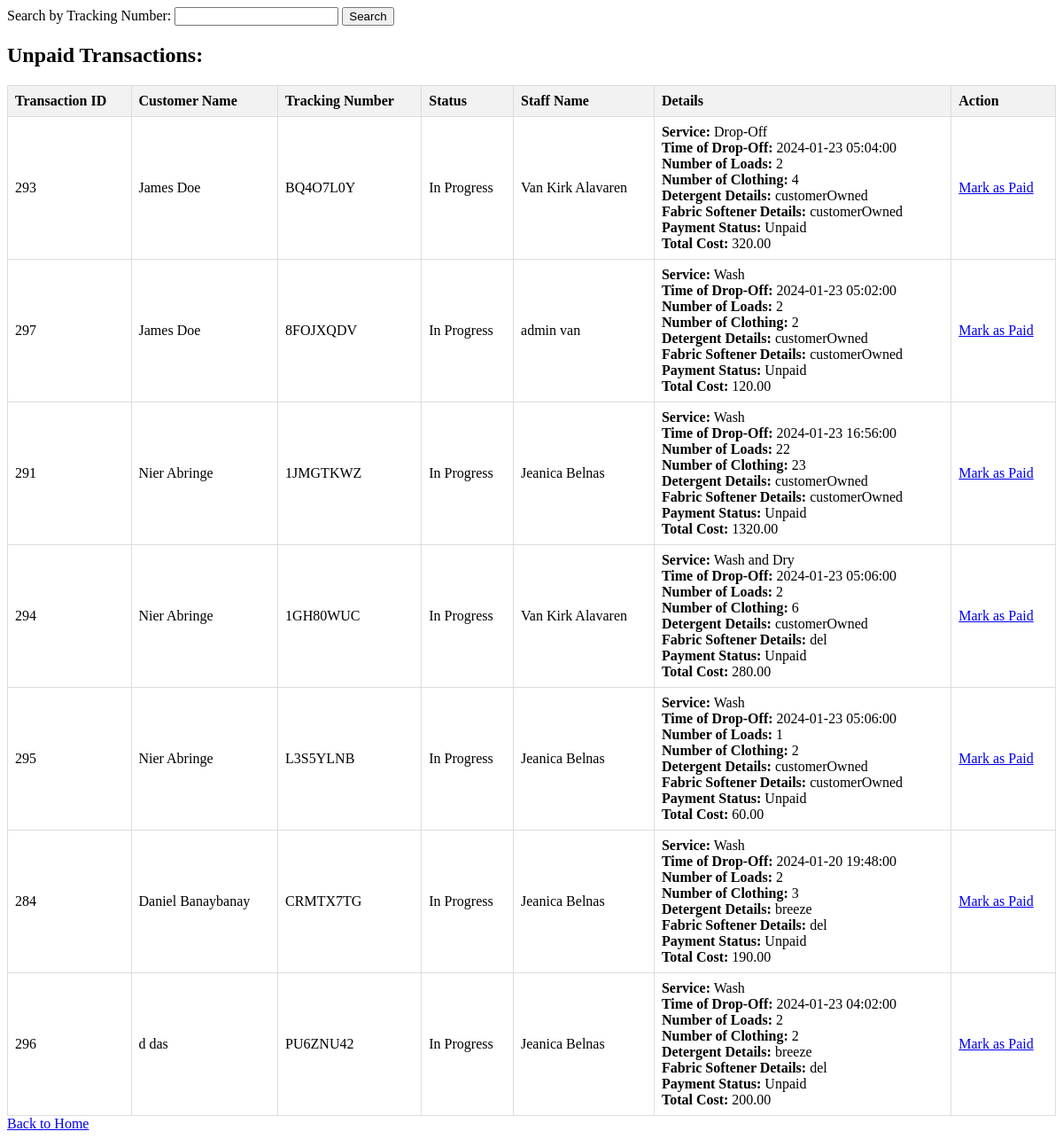
Page /admin_unpaidTransactions.php (signed in) on the committed database.
### tables this page shows
CREATE TABLE `trackings` (
  `trackingID` int(11) NOT NULL,
  `trackingNumber` varchar(50) DEFAULT NULL,
  `transaction_id` int(11) DEFAULT NULL,
  `status` varchar(50) DEFAULT NULL
);

CREATE TABLE `transactions` (
  `transaction_id` int(11) NOT NULL,
  `customer_id` int(11) DEFAULT NULL,
  `staff_id` int(11) NOT NULL,
  `timeOfDropOff` datetime DEFAULT NULL,
  `service_id` int(50) NOT NULL,
  `numberOfLoads` int(11) DEFAULT NULL,
  `numberOfClothing` int(11) DEFAULT NULL,
  `totalCost` decimal(10,2) DEFAULT NULL,
  `paymentStatus` varchar(50) NOT NULL,
  `tenderedAmount` decimal(10,2) NOT NULL,
  `changeAmount` decimal(10,2) NOT NULL,
  `detergent_id` int(11) NOT NULL,
  `numberOfDetergent` int(11) NOT NULL,
  `fabric_softener_id` int(11) NOT NULL,
  `numberOfFabricSoft` int(11) NOT NULL
);

CREATE TABLE `customers` (
  `customer_id` int(11) NOT NULL,
  `firstname` varchar(50) DEFAULT NULL,
  `lastname` varchar(50) DEFAULT NULL,
  `contact_number` varchar(50) DEFAULT NULL,
  `email` varchar(50) DEFAULT NULL,
  `password` varchar(50) DEFAULT NULL
);

CREATE TABLE `staffs` (
  `staff_id` int(11) NOT NULL,
  `firstname` varchar(50) DEFAULT NULL,
  `lastname` varchar(50) DEFAULT NULL,
  `contact_number` varchar(50) DEFAULT NULL,
  `address` varchar(50) NOT NULL,
  `username` varchar(50) DEFAULT NULL,
  `password` varchar(50) DEFAULT NULL
);

CREATE TABLE `services` (
  `service_id` int(50) NOT NULL,
  `serviceName` varchar(50) NOT NULL
);

CREATE TABLE `detergents` (
  `detergent_id` int(11) NOT NULL,
  `owner_id` int(11) NOT NULL,
  `detergent_name` varchar(255) NOT NULL,
  `stock_quantity` int(11) NOT NULL
);

CREATE TABLE `fabric_softeners` (
  `fabric_softener_id` int(11) NOT NULL,
  `owner_id` int(11) NOT NULL,
  `fabric_softener_name` varchar(255) NOT NULL,
  `stock_quantity` int(11) NOT NULL
);

### admin_unpaidTransactions.php (the view, shortened to what this page needs)
<!DOCTYPE html>
<html lang="en">
<head>
</head>
<body>
    <form method="GET" action="unpaid_transactions.php">
        <label for="trackingNumber">Search by Tracking Number:</label>
        <input type="text" id="trackingNumber" name="trackingNumber">
        <input type="submit" value="Search">
    </form>
    <?php
include('dbcon.php');
$query = "SELECT
            trackings.trackingNumber,
            transactions.transaction_id,
            customers.firstname AS customer_firstname,
            customers.lastname AS customer_lastname,
            staffs.firstname AS staff_firstname,
            staffs.lastname AS staff_lastname,
            transactions.timeOfDropOff,
            trackings.status,
            services.serviceName,
            detergents.detergent_name,
               fabric_softeners.fabric_softener_name,
            transactions.numberofLoads,
            transactions.numberofClothing,
            transactions.totalCost,
            transactions.paymentStatus
          FROM trackings
          INNER JOIN transactions ON trackings.transaction_id = transactions.transaction_id
          INNER JOIN customers ON transactions.customer_id = customers.customer_id
          INNER JOIN staffs ON transactions.staff_id = staffs.staff_id
          INNER JOIN services ON transactions.service_id = services.service_id
          JOIN detergents ON transactions.detergent_id = detergents.detergent_id
        JOIN  fabric_softeners ON transactions.fabric_softener_id = fabric_softeners.fabric_softener_id
          WHERE transactions.paymentStatus = 'Unpaid'";
$result = $conn->query($query);
if ($result->num_rows > 0) {
    echo "<h2>Unpaid Transactions:</h2>";
    echo "<table border='1'>";
    echo "<tr>
            <th>Transaction ID</th>
            <th>Customer Name</th>
            <th>Tracking Number</th>
            <th>Status</th>
            <th>Staff Name</th>
            <th>Details</th>
            <th>Action</th>
          </tr>";
    while ($row = $result->fetch_assoc()) {
        echo "<tr>
                <td>{$row['transaction_id']}</td>
                <td>{$row['customer_firstname']} {$row['customer_lastname']}</td>
                <td>{$row['trackingNumber']}</td>
                <td>{$row['status']}</td>
                <td>{$row['staff_firstname']} {$row['staff_lastname']}</td>
                <td>
                    <strong>Service:</strong> {$row['serviceName']}<br>
                    <strong>Time of Drop-Off:</strong> {$row['timeOfDropOff']}<br>
                    <strong>Number of Loads:</strong> {$row['numberofLoads']}<br>
                    <strong>Number of Clothing:</strong> {$row['numberofClothing']}<br>
                    <strong>Detergent Details:</strong> {$row['detergent_name']}<br>
                    <strong>Fabric Softener Details:</strong> {$row['fabric_softener_name']}<br>
                    <strong>Payment Status:</strong> {$row['paymentStatus']}<br>
                    <strong>Total Cost:</strong> {$row['totalCost']}
                </td>
                <td>
                    <a href='admin_edit_transaction.php?transaction_id={$row['transaction_id']}'>Mark as Paid</a>
                </td>
              </tr>";
    }
    echo "</table>";
} else {
    echo "No unpaid transactions.";
}
?>
    <a href="admin_dashboard.php">Back to Home</a>
</body>
</html>

### admin_unpaidTransactions.php (style rules this page uses)
table { border-collapse: collapse; width: 100%; }
th, td { border: 1px solid #dddddd; text-align: left; padding: 8px; }
th { background-color: #f2f2f2; }

### rows in the picture
trackings: transaction.transaction_id "293", customers.firstname "James", customers.lastname "Doe", trackingNumber "BQ4O7L0Y", status "In Progress", staffs.firstname "Van Kirk", staffs.lastname "Alavaren", services.serviceName "Drop-Off", transaction.timeOfDropOff "2024-01-23 05:04:00", transaction.numberOfLoads "2", transaction.numberOfClothing "4", detergents.detergent_name "customerOwned", fabric_softeners.fabric_softener_name "customerOwned", transaction.paymentStatus "Unpaid", transaction.totalCost "320.00"
trackings: transaction.transaction_id "297", customers.firstname "James", customers.lastname "Doe", trackingNumber "8FOJXQDV", status "In Progress", staffs.firstname "admin", staffs.lastname "van", services.serviceName "Wash", transaction.timeOfDropOff "2024-01-23 05:02:00", transaction.numberOfLoads "2", transaction.numberOfClothing "2", detergents.detergent_name "customerOwned", fabric_softeners.fabric_softener_name "customerOwned", transaction.paymentStatus "Unpaid", transaction.totalCost "120.00"
trackings: transaction.transaction_id "291", customers.firstname "Nier", customers.lastname "Abringe", trackingNumber "1JMGTKWZ", status "In Progress", staffs.firstname "Jeanica", staffs.lastname "Belnas", services.serviceName "Wash", transaction.timeOfDropOff "2024-01-23 16:56:00", transaction.numberOfLoads "22", transaction.numberOfClothing "23", detergents.detergent_name "customerOwned", fabric_softeners.fabric_softener_name "customerOwned", transaction.paymentStatus "Unpaid", transaction.totalCost "1320.00"
trackings: transaction.transaction_id "294", customers.firstname "Nier", customers.lastname "Abringe", trackingNumber "1GH80WUC", status "In Progress", staffs.firstname "Van Kirk", staffs.lastname "Alavaren", services.serviceName "Wash and Dry", transaction.timeOfDropOff "2024-01-23 05:06:00", transaction.numberOfLoads "2", transaction.numberOfClothing "6", detergents.detergent_name "customerOwned", fabric_softeners.fabric_softener_name "del", transaction.paymentStatus "Unpaid", transaction.totalCost "280.00"
trackings: transaction.transaction_id "295", customers.firstname "Nier", customers.lastname "Abringe", trackingNumber "L3S5YLNB", status "In Progress", staffs.firstname "Jeanica", staffs.lastname "Belnas", services.serviceName "Wash", transaction.timeOfDropOff "2024-01-23 05:06:00", transaction.numberOfLoads "1", transaction.numberOfClothing "2", detergents.detergent_name "customerOwned", fabric_softeners.fabric_softener_name "customerOwned", transaction.paymentStatus "Unpaid", transaction.totalCost "60.00"
trackings: transaction.transaction_id "284", customers.firstname "Daniel", customers.lastname "Banaybanay", trackingNumber "CRMTX7TG", status "In Progress", staffs.firstname "Jeanica", staffs.lastname "Belnas", services.serviceName "Wash", transaction.timeOfDropOff "2024-01-20 19:48:00", transaction.numberOfLoads "2", transaction.numberOfClothing "3", detergents.detergent_name "breeze", fabric_softeners.fabric_softener_name "del", transaction.paymentStatus "Unpaid", transaction.totalCost "190.00"
trackings: transaction.transaction_id "296", customers.firstname "d", customers.lastname "das", trackingNumber "PU6ZNU42", status "In Progress", staffs.firstname "Jeanica", staffs.lastname "Belnas", services.serviceName "Wash", transaction.timeOfDropOff "2024-01-23 04:02:00", transaction.numberOfLoads "2", transaction.numberOfClothing "2", detergents.detergent_name "breeze", fabric_softeners.fabric_softener_name "del", transaction.paymentStatus "Unpaid", transaction.totalCost "200.00"
